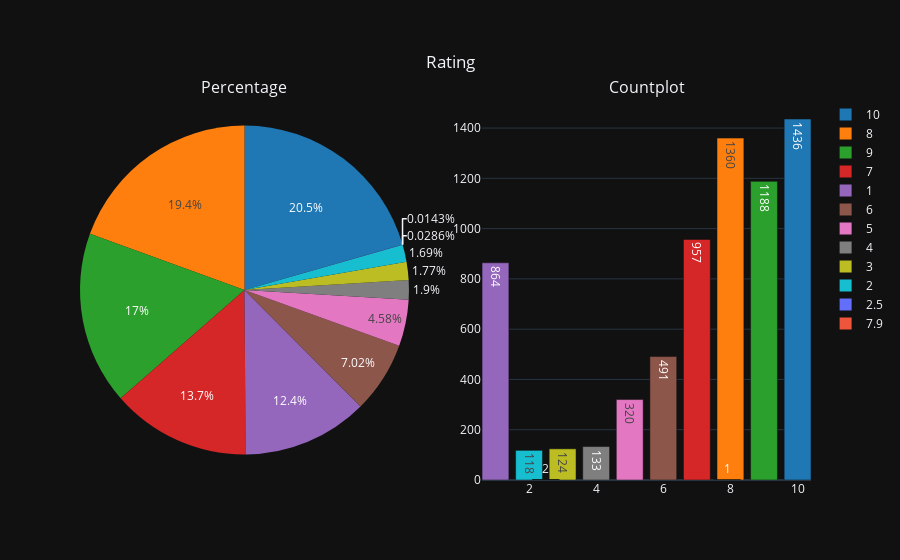

This figure's notebook cell:
### Code cell
# divide rating features into labels and values
labels = data['Rating(Out of 10)'].value_counts().keys()
values = data['Rating(Out of 10)'].value_counts().values

# Create figure with subplots
fig = make_subplots(rows=1,
                    cols=2,
                    specs=[[{'type':'pie'}, {'type':'bar'}]] ,
                   subplot_titles =( 'Percentage', 'Countplot') 
                   )

# Add pie chart
fig.add_trace(go.Pie(labels=labels, values=values ,
                     marker = dict(colors = colors.DEFAULT_PLOTLY_COLORS)), 
              row=1,
              col=1)

# Add bar chart
fig.add_trace(go.Bar(x=labels,
                     y=values ,
                     width=0.8 , 
                    textposition='auto' ,
                    textfont=dict(size = 12) , 
                    showlegend=False , 
                    text=values ,
                    marker_color=colors.DEFAULT_PLOTLY_COLORS), row=1, col=2)
fig.update_layout(template = 'plotly_dark' , title = {'text':'Rating' ,'xanchor' : 'center' ,'yanchor':'top', 'x':0.5  , 'y':0.9})

iplot(fig)

### Figure 1 — Plotly figure (JSON) as saved in the notebook; plotly's stock layout.template omitted (floating-point values rounded to 4 significant figures)
{"data": [{"domain": {"x": [0, 0.45], "y": [0, 1]}, "labels": [10, 8, 9, 7, 1, 6, 5, 4, 3, 2, 2.5, 7.9], "marker": {"colors": ["rgb(31, 119, 180)", "rgb(255, 127, 14)", "rgb(44, 160, 44)", "rgb(214, 39, 40)", "rgb(148, 103, 189)", "rgb(140, 86, 75)", "rgb(227, 119, 194)", "rgb(127, 127, 127)", "rgb(188, 189, 34)", "rgb(23, 190, 207)"]}, "type": "pie", "values": [1436, 1360, 1188, 957, 864, 491, 320, 133, 124, 118, 2, 1]}, {"marker": {"color": ["rgb(31, 119, 180)", "rgb(255, 127, 14)", "rgb(44, 160, 44)", "rgb(214, 39, 40)", "rgb(148, 103, 189)", "rgb(140, 86, 75)", "rgb(227, 119, 194)", "rgb(127, 127, 127)", "rgb(188, 189, 34)", "rgb(23, 190, 207)"]}, "showlegend": false, "text": [1436, 1360, 1188, 957, 864, 491, 320, 133, 124, 118, 2, 1], "textfont": {"size": 12}, "textposition": "auto", "type": "bar", "width": 0.8, "x": [10, 8, 9, 7, 1, 6, 5, 4, 3, 2, 2.5, 7.9], "xaxis": "x", "y": [1436, 1360, 1188, 957, 864, 491, 320, 133, 124, 118, 2, 1], "yaxis": "y"}], "layout": {"annotations": [{"font": {"size": 16}, "showarrow": false, "text": "Percentage", "x": 0.225, "xanchor": "center", "xref": "paper", "y": 1, "yanchor": "bottom", "yref": "paper"}, {"font": {"size": 16}, "showarrow": false, "text": "Countplot", "x": 0.775, "xanchor": "center", "xref": "paper", "y": 1, "yanchor": "bottom", "yref": "paper"}], "autosize": true, "title": {"text": "Rating", "x": 0.5, "xanchor": "center", "y": 0.9, "yanchor": "top"}, "xaxis": {"anchor": "y", "autorange": true, "domain": [0.55, 1], "range": [0.6, 10.4], "type": "linear"}, "yaxis": {"anchor": "x", "autorange": true, "domain": [0, 1], "range": [0, 1512.0], "type": "linear"}}}
